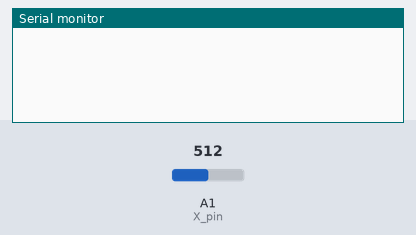
This sketch was run on a simulated Arduino Uno, built with avr-gcc and run on an emulated ATmega328P. On the bench: the last lines printed to the serial monitor. Inputs (shaded band) come from the test bench; at power-on: A1 (X_pin) = 512.

Above: at 1.2 s.
1.3 s: A1 (X_pin) set to 485
At 1.9 s:
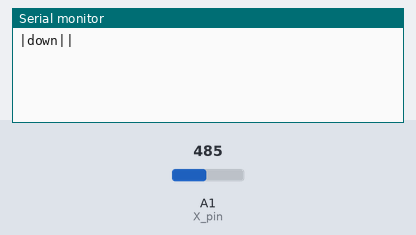
3.5 s: A1 (X_pin) set to 610
At 3.9 s:
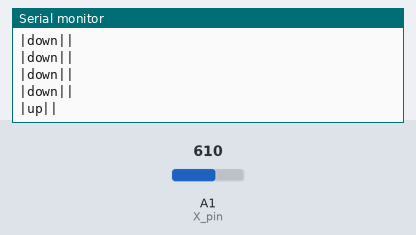

Measured:
- the behaviour switches between 500 and 499 on A1 (X_pin) (found by bisection; images 0 and 1)
- after the input at 1.3 s, the serial monitor: prints a new line after 0.20 s (image 1)
- after the input at 3.5 s, the serial monitor: prints a new line at once (image 2)

The sketch:

Joystick.ino
```cpp
// Arduino pin numbers
//const int SW_pin = 2; // digital pin connected to switch output
const int X_pin = 1; // analog pin connected to X output
//const int Y_pin = 2; // analog pin connected to Y output

void setup() {
//  pinMode(SW_pin, INPUT);
// digitalWrite(SW_pin, HIGH);
  Serial.begin(9600);

}

void loop() {
//  Serial.print("Switch:  ");
//  Serial.print(digitalRead(SW_pin));
//  Serial.print("\n");
  if ((analogRead(X_pin)) < 500){
    Serial.println("|down||");
  }

  if ((analogRead(X_pin)) > 600){
    Serial.println("|up||");
  }

  delay(500);

}
```
